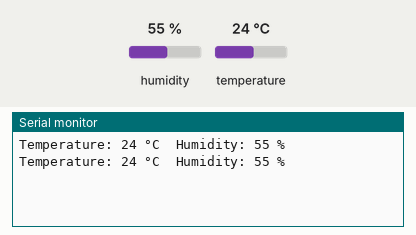
Recording of a sketch running on a simulated Arduino Uno, built with avr-gcc and run on an emulated ATmega328P. Parts: the last lines printed to the serial monitor. Inputs (shaded band) come from the test bench; at power-on: humidity 55 %, temperature 24 °C.

Above: at 1.3 s.
1.4 s: humidity set to 22 %
At 2.0 s:
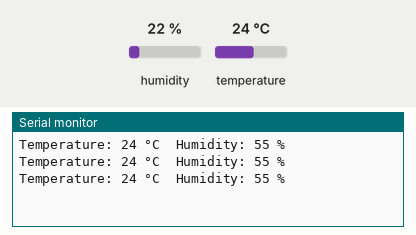
2.9 s: temperature set to 12 °C
At 3.6 s:
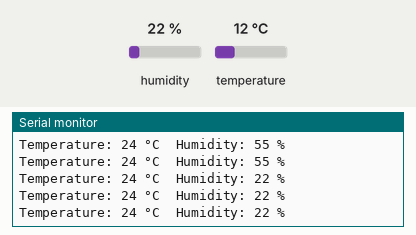
4.4 s: humidity set to 40 %
At 5.1 s:
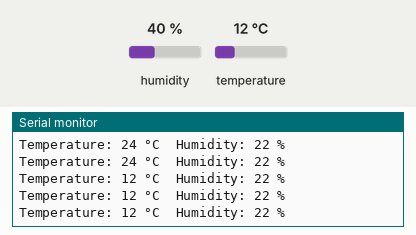
Timing chart, 0 to 7.4 s (numbered marks = the images above; inputs shaded):
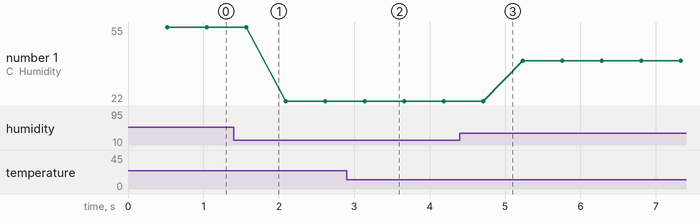

The sketch:

DHT11_test.ino
```cpp
#include <nRF24L01.h>
#include <RF24.h>
#include <DHT11.h>

#define SENSORTYPE DHT11
#define SENSORPIN 2

DHT11 dht11(SENSORPIN);


void setup() {
  Serial.begin(9600);
}

void loop() {
  int temperature = 0;
  int humidity = 0;

    int result = dht11.readTemperatureHumidity(temperature, humidity);

    if (result == 0) {
        Serial.print("Temperature: ");
        Serial.print(temperature);
        Serial.print(" °C\tHumidity: ");
        Serial.print(humidity);
        Serial.println(" %");
    } else {

        Serial.println(DHT11::getErrorString(result));
    }
}
```

Measured:
- plotted number 1: 55 → 22 after the input at 1.4 s, 22 → 40 after the input at 4.4 s
